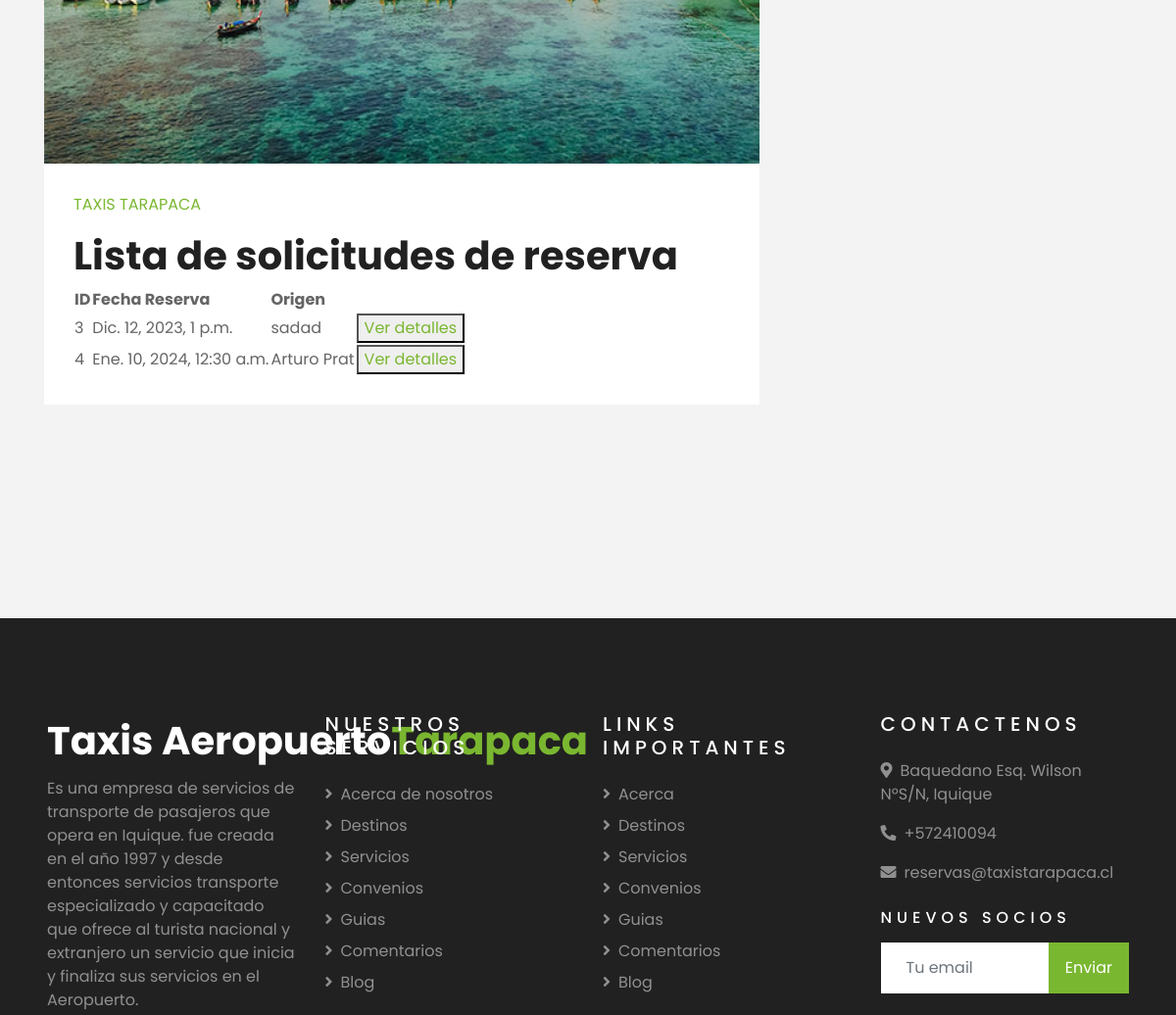
The app's page /es/scr_ares/ (signed in, middle part), older data.
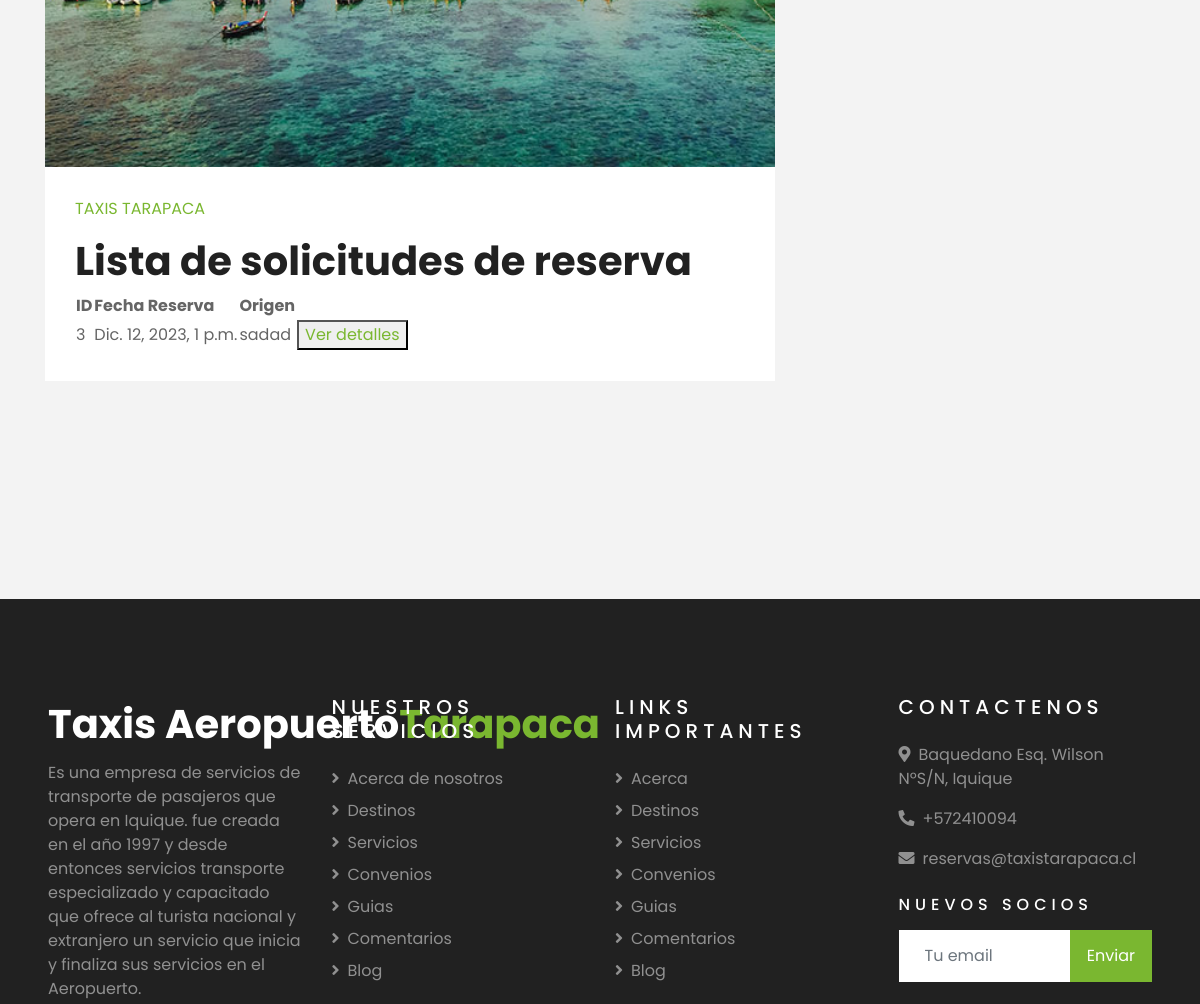
The same page, newer data.
### Gestion_viajes/models.py (models this page shows)
class Reserva(models.Model):
    id = models.AutoField(primary_key=True,unique=True)
    reservante = models.ForeignKey(Usuario,on_delete=models.SET_NULL,blank=True,null=True,default=None)
    fecha_reserva = models.DateTimeField(null=True,blank=True)
    origen = models.CharField(max_length=254,null=True,blank=True)
    numero_origen = models.IntegerField(null=True,blank=True)
    tipo_origen = models.ForeignKey(TiposCalle,on_delete = models.SET_NULL,blank=True,null=True,default=None,related_name='reserva_torigen')
    destino = models.CharField(max_length=54,null=True,blank=True)
    numero_destino = models.IntegerField(null=True,blank=True)
    tipo_destino = models.ForeignKey(TiposCalle,on_delete = models.SET_NULL,blank=True,null=True,default=None,related_name='reserva_tdestino')
    cantidad_pasajeros = models.IntegerField(null=True,blank=True)
    anulado = models.IntegerField(null=True,blank=True)
    observacion = models.TextField(null=True,blank=True)
    region = models.ForeignKey(Region,on_delete=models.SET_NULL,null=True,blank=True,default=None)
    ciudad = models.ForeignKey(Ciudad,on_delete=models.SET_NULL,null=True,blank=True,default=None)
    comuna = models.ForeignKey(Comuna,on_delete=models.SET_NULL,null=True,blank=True,default=None)
    region_destino = models.ForeignKey(Region,on_delete=models.SET_NULL,null=True,blank=True,default=None,related_name='reserva_rdestino')
    ciudad_destino = models.ForeignKey(Ciudad,on_delete=models.SET_NULL,null=True,blank=True,default=None,related_name='reserva_cidestino')
    comuna_destino = models.ForeignKey(Comuna,on_delete=models.SET_NULL,null=True,blank=True,default=None,related_name='reserva_codestino')
    tarifa = models.ForeignKey(Tarifa,on_delete=models.SET_NULL,null=True,blank=True,default=None)
    latitud_origen = models.DecimalField(max_digits=9, decimal_places=6, null=True, blank=True)
    longitud_origen = models.DecimalField(max_digits=9, decimal_places=6, null=True, blank=True)
    latitud_destino = models.DecimalField(max_digits=9, decimal_places=6, null=True, blank=True)
    longitud_destino = models.DecimalField(max_digits=9, decimal_places=6, null=True, blank=True)
    motivo_anulacion = models.TextField(null=True,blank=True)
    fecha_anulacion = models.DateTimeField(null=True,blank=True)
    descripcion = models.TextField(null=True,blank=True)
    estado_reserva = models.IntegerField(null=True,blank=True)
    medio_contacto = models.ForeignKey(MediosContacto,on_delete=models.SET_NULL,null=True,blank=True,default=None)
    prefijo = models.ForeignKey(PrefijosPais,on_delete=models.SET_NULL,null=True,blank=True,default=None)
    contacto = models.CharField(max_length=54,null=True,blank=True)
    deleted_at = models.DateTimeField(null=True,blank=True)
    created_at = models.DateTimeField(null=True,blank=True)

### Gestion_viajes/views.py (the view)
# urls.py: path("scr_ares/",views.scr_admin_reservas,name='scr_admin_reservas'),
def scr_admin_reservas(request):
    usuario = request.session.get('user',None)
    if usuario is not None:
        reservas = Reserva.objects.filter(estado_reserva=0,deleted_at=None)
        return render(request, 'Gestion_viajes/scr_admin_reservas.html', {'reservas': reservas})
    else:
        return render('Gestion_viajes/err_frb.html')

### Taxis_tarapaca/templates/Gestion_viajes/scr_admin_reservas.html (shortened to what this page needs)
{% extends "secretarias_page.html" %}
{% load cms_tags %}
{% block content %}
    <h1>Lista de solicitudes de reserva</h1>
    <table>
        <thead>
            <tr>
                <th>ID</th>
                <th>Fecha Reserva</th>
                <th>Origen</th>
            </tr>
        </thead>
        <tbody>
            {% for reserva in reservas %}
                <tr>
                    <td>{{ reserva.id }}</td>
                    <td>{{ reserva.fecha_reserva }}</td>
                    <td>{{ reserva.origen }}</td>
                    <td>
                        <button><a href="{% url 'scr_ver_datos_reserva' id_reserva=reserva.id %}">Ver detalles</a></button>
                    </td>
                </tr>
            {% endfor %}
        </tbody>
    </table>
{% endblock content %}

Row changes from the older to the newer data that the page shows:
no longer on this page (row edited): Reserva: id "4", fecha_reserva "Ene. 10, 2024, 12:30 a.m.", origen "Arturo Prat"
